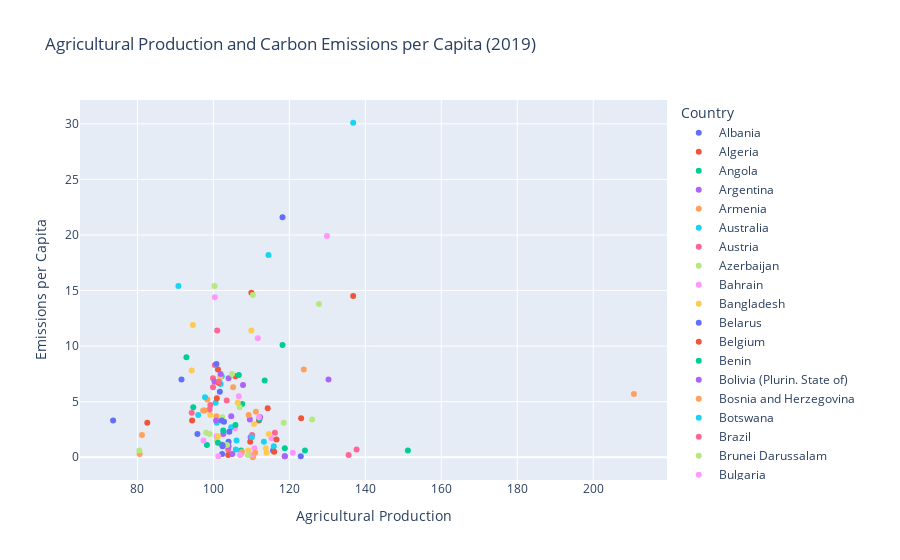

The notebook cell this image was saved under:
### Code cell
# Graph
import plotly.express as px
fig = px.scatter(
    filtered_merged1,
    x="Value_x",  # Column name for the x-axis (Agricultural Production)
    y="Value_y",  # Column name for the y-axis (Emissions per Capita)
    color="Country",  # Column for coloring points (e.g., Country)
    title="Agricultural Production and Carbon Emissions per Capita (2019)",
    labels={"Value_x": "Agricultural Production", "Value_y": "Emissions per Capita"},
)
# Show the plot
fig.show()
